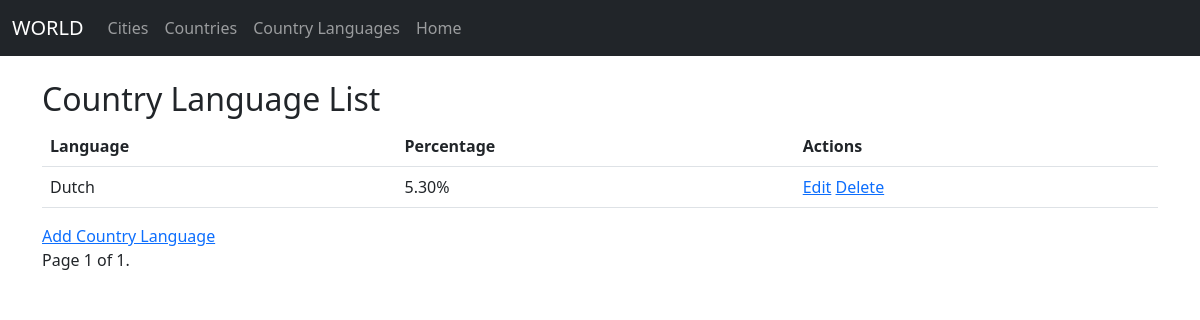
Before: /myapp/country-languages/ with the older database file.
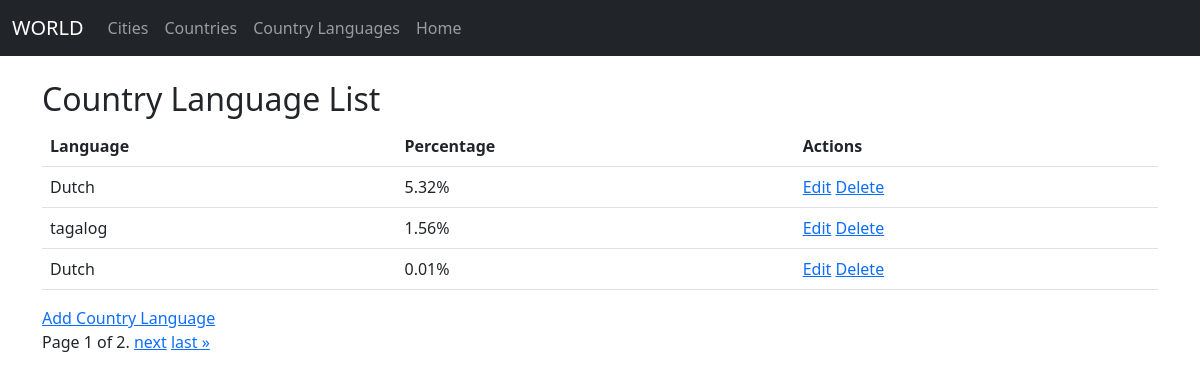
After: the same page with the newer database file.
### myapp/models.py (models this page shows, shortened)
class BaseModel(models.Model):
    created_at = models.DateTimeField(default=timezone.now)
    updated_at = models.DateTimeField(auto_now=True)
    class Meta:
        abstract = True
        app_label = 'myapp'

class CountryLanguage(BaseModel):
    country_code = models.ForeignKey(Country, on_delete=models.CASCADE)
    language = models.CharField(max_length=50)
    is_official = models.BooleanField()
    percentage = models.DecimalField(max_digits=5, decimal_places=2)

### myapp/views.py (the view)
# urls.py: path('country-languages/', country_language_list, name='country_language_list'),
def country_language_list(request):
    country_languages = CountryLanguage.objects.all()
    paginator = Paginator(country_languages, 3)  # Show 10 languages per page
    page = request.GET.get('page')
    try:
        country_languages = paginator.page(page)
    except PageNotAnInteger:
        country_languages = paginator.page(1)
    except EmptyPage:
        country_languages = paginator.page(paginator.num_pages)
    return render(request, 'myapp/country_language_list.html', {'country_languages': country_languages})

### myapp/templates/myapp/country_language_list.html (shortened to what this page needs)
{% extends 'base.html' %}
{% block content %}
  <h2>Country Language List</h2>
  <table class="table">
    <thead>
      <tr>
        <th scope="col">Language</th>
        <th scope="col">Percentage</th>
        <th scope="col">Actions</th>
      </tr>
    </thead>
    <tbody>
      {% for language in country_languages %}
        <tr>
          <td>{{ language.language }}</td>
          <td>{{ language.percentage }}%</td>
          <td>
            <a href="{% url 'country_language_update' language.pk %}">Edit</a>
            <a href="{% url 'country_language_delete' language.pk %}">Delete</a>
          </td>
        </tr>
      {% endfor %}
    </tbody>
  </table>
  <a href="{% url 'country_language_create' %}">Add Country Language</a>
  <div class="pagination">
    <span class="step-links">
      <span class="current">
        Page {{ country_languages.number }} of {{ country_languages.paginator.num_pages }}.
      </span>
      {% if country_languages.has_next %}
        <a href="?page={{ country_languages.next_page_number }}">next</a>
        <a href="?page={{ country_languages.paginator.num_pages }}">last &raquo;</a>
      {% endif %}
    </span>
  </div>
{% endblock %}

Changed rows visible on the page:
changed CountryLanguage (number 1 of 3 on the later page): percentage "5.30" → "5.32"
added CountryLanguage: language "tagalog", percentage "1.56"
added CountryLanguage: language "Dutch", percentage "0.01"
Other visible differences:
{{ country_languages.paginator.num_pages }}: "1" → "2"
text now shown: "next last »"
